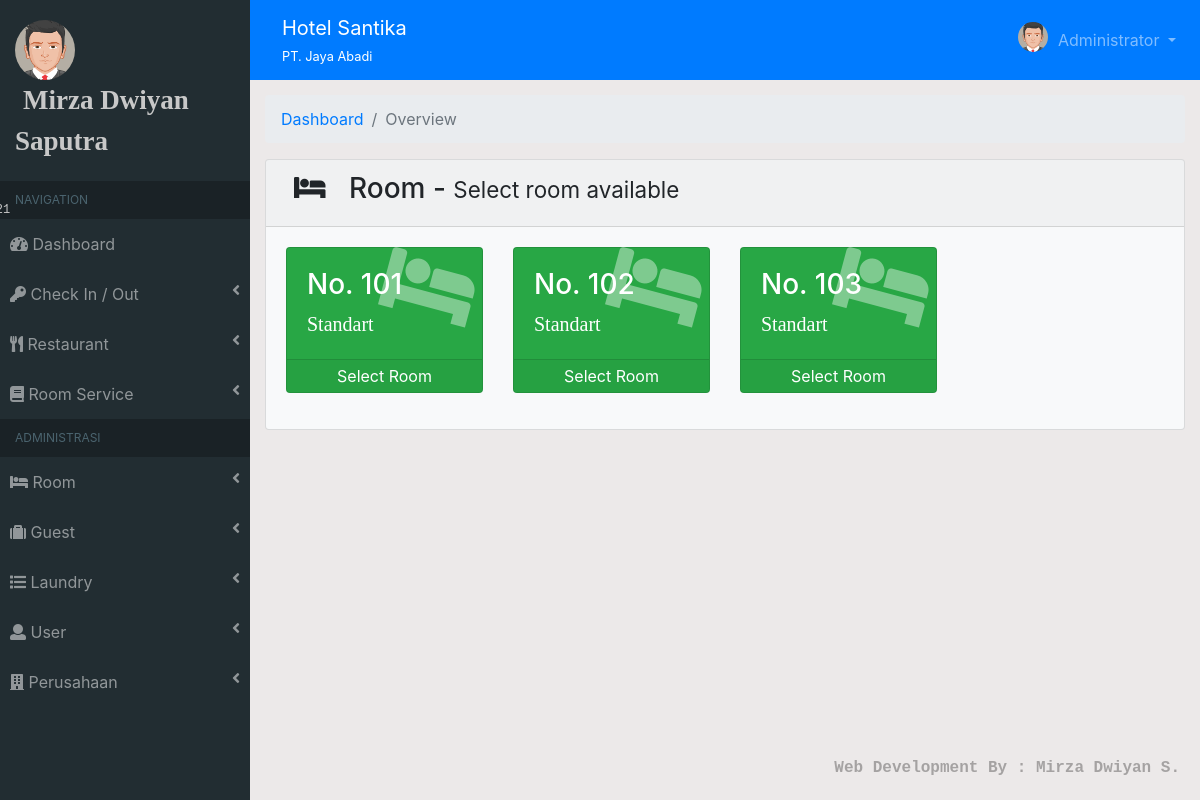
The app's page /?module=chek_in (signed in), older data.
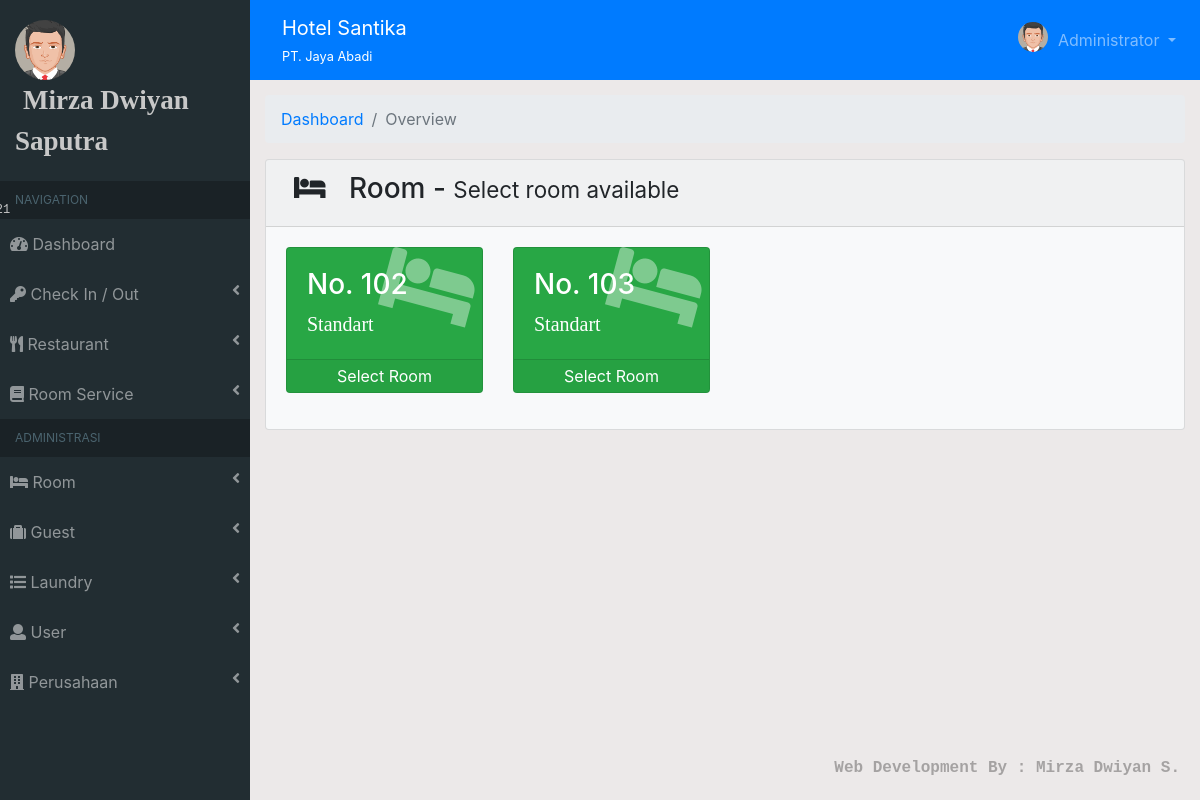
The same page, newer data.
### tables this page shows
CREATE TABLE `user` (
  `id_user` int(11) NOT NULL,
  `nama_user` text NOT NULL,
  `image` varchar(50) NOT NULL,
  `username` varchar(30) NOT NULL,
  `password` varchar(50) NOT NULL,
  `level` varchar(30) NOT NULL,
  `no_telp` varchar(20) NOT NULL,
  `status` varchar(30) NOT NULL
);

CREATE TABLE `perusahaan` (
  `id_perusahaan` int(11) NOT NULL,
  `nama_hotel` text NOT NULL,
  `nama_perusahaan` text NOT NULL,
  `jalan` varchar(50) NOT NULL,
  `no_jalan` varchar(10) NOT NULL,
  `kecamatan` char(100) NOT NULL,
  `kabupaten` char(100) NOT NULL,
  `provinsi` char(100) NOT NULL,
  `no_telp` varchar(20) NOT NULL,
  `no_fax` varchar(20) NOT NULL,
  `website` varchar(100) NOT NULL,
  `email` varchar(100) NOT NULL,
  `logo` varchar(200) NOT NULL
);

CREATE TABLE `kamar` (
  `id_kamar` int(11) NOT NULL,
  `no_kamar` varchar(50) NOT NULL,
  `id_tipe_kamar` varchar(11) NOT NULL,
  `max_dewasa` varchar(10) NOT NULL,
  `max_anak` varchar(10) NOT NULL,
  `status` varchar(50) NOT NULL
);

CREATE TABLE `tipe_kamar` (
  `id_tipe_kamar` int(11) NOT NULL,
  `tipe_kamar` text NOT NULL,
  `harga_per_mlm` varchar(50) NOT NULL,
  `harga_per_org` varchar(50) NOT NULL
);

### template/module/chek_in.php (the view)
<?php
    $query = mysqli_query($conn, "SELECT kamar.*, tipe_kamar.* FROM kamar, tipe_kamar WHERE status='tersedia' && tipe_kamar.id_tipe_kamar=kamar.id_tipe_kamar");
?>
<div class="container-fluid">
    <ol class="breadcrumb">
        <li class="breadcrumb-item"><a href="?dashboard">Dashboard</a></li>
        <li class="breadcrumb-item active">Overview</li>
    </ol>
    <div class="card bg-light">
        <div class="card-header"><h3><i class="fas fa-bed pr-3 pl-2"></i> Room - <span class="small">Select room available</span></h3></div>
        <div class="card-body">
            <?php if(mysqli_num_rows($query) > 0){ ?>
            <div class="row">
                <?php foreach($query as $i) : ?>
                <div class="col-sm-3 mb-3">
                    <div class="card bg-success text-white">
                        <div class="card-body">
                            <div class="card-body-icon"><i class="fas fa-bed"></i></div>
                            <div class="mr-5">
                            <h3>No. <?=$i['no_kamar'];?></h3>
                            <span style="font-family: times;font-size: 20px"><?=$i['tipe_kamar'];?></span>
                            </div>
                        </div>
                        <a href="?module=chek_in_add&&id=<?=$i['id_kamar'];?>" class="card-footer text-center text-white clearfix z-1 p-1">Select Room</a>
                    </div>
                </div>
                <?php endforeach; ?>
            </div>
            <?php } else { ?>
                <center><img src="assets/img/empty_cart.jpg" alt=""></center>
            <?php } ?>
        </div>
    </div>
</div>

### index.php (shortened to what this page needs)
<?php
require_once("config/database.php");
if(db_status == "success"){
    if(empty($_SESSION["get"])){
        include "login.php";
    } else {
        include "template/index.php";
    }
} else {
    include "error/index.php";
}

### template/index.php (shortened to what this page needs)
<?php
$user = $_SESSION["user"];
$pass = $_SESSION["pass"];
$data_user = mysqli_query($conn, "SELECT * FROM user WHERE username='$user' && password ='$pass'");
$data_user = mysqli_fetch_array($data_user);
$data_perusahaan = mysqli_query($conn, "SELECT * FROM perusahaan");
$data_perusahaan = mysqli_fetch_array($data_perusahaan);
$tgl = new DateTime("now");
$date = $tgl->format("D, d M Y");
?>
<!DOCTYPE html>
<html>
    <head>
        <?php include "template/header.php";?>
    </head>
    <body style="background: #ece9e9;">
        <?php include "template/sidebar.php";?>
        <?php include "template/navbar.php";?>
        <?php
        if(!empty($_GET['module'])){
          include 'template/module/'.$_GET['module'].'.php';
        }
        else {
            if($data_user['level'] == 'Waiter' | $data_user['level'] == 'Kasir' | $data_user['level'] == 'Admin Resto' | $data_user['level'] == 'Owner'){
                include 'template/module/restaurant/home.php';
            } else {
                include 'template/module/dashboard.php';
            }
        }
        ?>
        <?php include "template/footer.php";?>
    </body>
</html>

### template/header.php (shortened to what this page needs)
<link rel="stylesheet" type="text/css" href="assets/css/bootstrap.min.css">
<link rel="stylesheet" type="text/css" href="assets/css/font-awesome.min.css">
<link rel="stylesheet" type="text/css" href="assets/css/style.css">

### template/sidebar.php (shortened to what this page needs)
<div id="sidebar">
  <div class="sidebar-menu">
    <div class="sidebar-header">
      <img src="assets/img/<?=$data_user['image'];?>" alt="" class="img-circle img-user">
      <marquee><span class="nama-user"><?=$data_user["nama_user"];?></span></marquee>
      <span class="tgl"><?=$date;?></span>
    </div>
    <ul class="sidebar navbar-nav">
      <?php if($data_user['level'] == "Super Admin") :?>
      <li class="header">NAVIGATION</li>
      <li class="nav-item">
        <a href="?module=dashboard" class="nav-link i">
          <i class="fas fa-tachometer-alt"></i>
          <span>Dashboard</span>
        </a>
      </li>
      <li class="nav-item">
        <a href="#chek-in-out" class="nav-link i" data-toggle="collapse">
          <i class="fas fa-key"></i>
          <span>Check In / Out</span>
          <i class="fas fa-angle-left float-right"></i>
        </a>
      </li>
      <li class="nav-item">
        <a href="#resto" class="nav-link i" data-toggle="collapse">
          <i class="fas fa-utensils"></i>
          <span>Restaurant</span>
          <i class="fas fa-angle-left float-right"></i>
        </a>
      </li>
      <li class="nav-item">
        <a href="#room-service" class="nav-link i" data-toggle="collapse">
          <i class="fas fa-book"></i>
          <span>Room Service</span>
          <i class="fas fa-angle-left float-right"></i>
        </a>
      </li>
      <li class="header">ADMINISTRASI</li>
      <li class="nav-item">
        <a href="#kamar" class="nav-link i" data-toggle="collapse">
          <i class="fas fa-bed"></i>
          <span>Room</span>
          <i class="fas fa-angle-left float-right"></i>
        </a>
      </li>
      <li class="nav-item">
        <a href="#tamu" class="nav-link i" data-toggle="collapse">
          <i class="fas fa-suitcase"></i>
          <span>Guest</span>
          <i class="fas fa-angle-left float-right"></i>
        </a>
      </li>
      <li class="nav-item">
        <a href="#laundry" class="nav-link i" data-toggle="collapse">
          <i class="fas fa-list"></i>
          <span>Laundry</span>
          <i class="fas fa-angle-left float-right"></i>
        </a>
      </li>
      <li class="nav-item">
        <a href="#user" class="nav-link i" data-toggle="collapse">
          <i class="fas fa-user"></i>
          <span>User</span>
          <i class="fas fa-angle-left float-right"></i>
        </a>
      </li>
      <li class="nav-item">
        <a href="#perusahaan" class="nav-link i" data-toggle="collapse">
          <i class="fas fa-building"></i>
          <span>Perusahaan</span>
          <i class="fas fa-angle-left float-right"></i>
        </a>
      </li>
      <?php endif;?>
    </ul>
  </div>
<div id="wrapper">

### template/navbar.php (shortened to what this page needs)
<nav class="navbar navbar-expand navbar-dark bg-primary navbar-static-top">
    <div class="navbar-header">
        <a href="" class="navbar-brand nav-link"><?=$data_perusahaan['nama_hotel'];?><div class="small"><small><?=$data_perusahaan['nama_perusahaan'];?></small></div></a>
    </div>
    <ul class="navbar-nav d-inline-block ml-auto">
        <li class="nav-item dropdown">
            <a href="#" class="dropdown-toggle nav-link" id="alertDropdown" role="button" data-toggle="dropdown" aria-haspopup="true" aria-expanded="false">
                <img src="assets/img/<?=$data_user['image'];?>" alt="" class="img-circle img-adm">
                <span>Administrator</span>
            </a>
        </li>
    </ul>
</nav>
<div id="wrapper-content">

### template/footer.php
<div class="footer">
    <span>Web Development By : Mirza Dwiyan S.</span>
</div>

### assets/css/style.css (style rules this page uses)
.img-adm { width: 30px!important; margin-top: -8px; margin-right: 5px; }
.sidebar-header { padding: 20px 15px; }
img.img-circle { border-radius: 50%; }
.sidebar-header .img-user { width: 60px; }
.sidebar-header .nama-user { font-family: serif; font-size: 27px; font-weight: bold; margin-left: 8px; }
.sidebar-header .tgl { position: absolute; font-family: courier new; font-size: 12px; margin-left: -120px; margin-top: 40px; }
.sidebar.navbar-nav .header { color: #4b646f; background: #1a2226; overflow: hidden; text-overflow: clip; white-space: nowrap!important; padding: 10px 25px 10px 15px!important; font-size: 12px; }
#sidebar .sidebar-menu { display: block; position: fixed; background: #222d32; width: 250px; color: rgb(200, 200, 200); height: 100%; overflow-y: scroll; }
#sidebar .sidebar-menu .sidebar.navbar-nav li { padding: 5px 10px; }
#sidebar .sidebar-menu .sidebar.navbar-nav li a { color: rgba(255, 255, 255, .5)!important; }
#sidebar #wrapper { margin-left: 250px; }
#sidebar #wrapper #wrapper-content { padding-top: 15px; }
.card-body-icon { position: absolute; z-index: 0; top: -1.25rem; right: .5rem; opacity: 0.4; font-size: 5rem; -webkit-transform: rotate(15deg); transform: rotate(15deg); transition: all 600ms; }
.footer { position: fixed; bottom: 20px; right: 20px; pointer-events: none; }
.footer span { font-family: courier new; color: rgba(0, 0, 0, .3); font-weight: bold; }

Row changes from the older to the newer data that the page shows:
no longer on this page (row edited): kamar: no_kamar "101", id_tipe_kamar.tipe_kamar "Standart"
